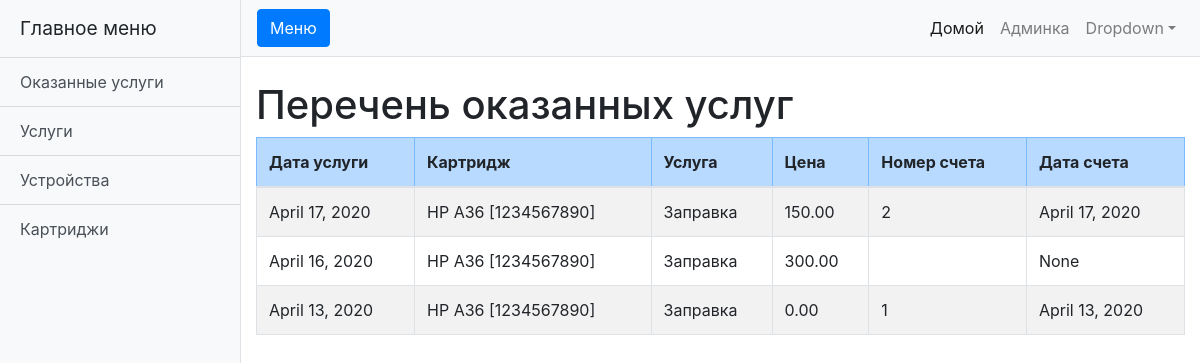
Before: /carefreg/ with the older database file.
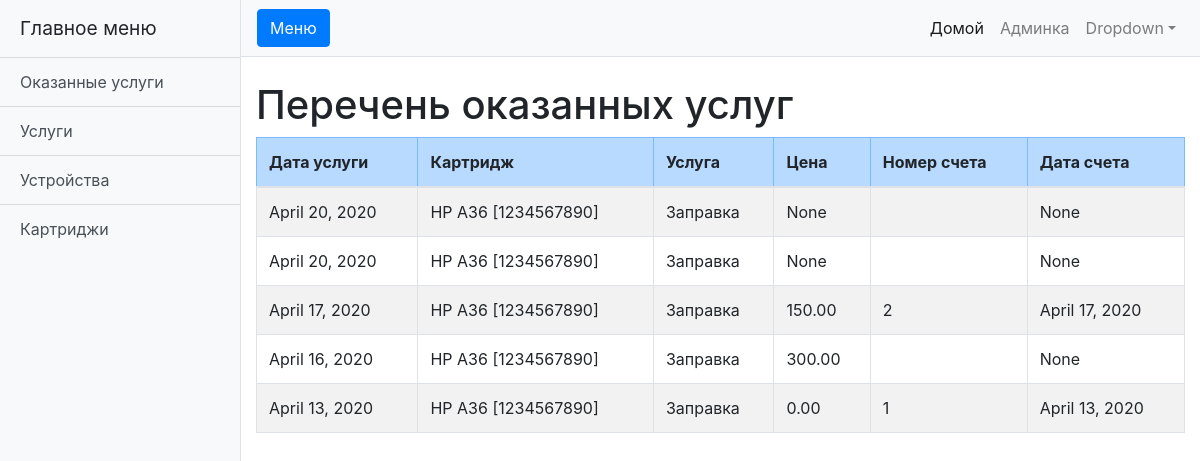
After: the same page with the newer database file.
### carefreg/models.py (models this page shows, shortened)
class ProvidedServices(models.Model):
    service_date = models.DateField('Дата услуги', null = False, blank = False)
    cartridge = models.ForeignKey(Cartridge, on_delete = models.CASCADE, verbose_name = 'Картридж', null = False, blank = False)
    service = models.ForeignKey(Service, on_delete = models.CASCADE, verbose_name = 'Услуга', null = False, blank = False)
    service_price = models.DecimalField('Цена', max_digits = 10, decimal_places = 2, null = True, blank = True)
    invoice_num = models.CharField('Номер счета', max_length = 15, blank = True)
    invoice_date = models.DateField('Дата счета', null = True, blank = True)
    class Meta:
        ordering = ('-service_date',)
        verbose_name = 'Предоставленные услуги'
        verbose_name_plural = 'Предоставленная услуга'

class Cartridge(models.Model):
    cartridge_model = models.ForeignKey(CartridgeModel, on_delete = models.CASCADE, verbose_name = 'Модель картриджа')
    serial_number = models.CharField('Серийный номер', max_length = 50, blank = False, unique = True)
    start_date = models.DateField('Дата начала эксплуатации', null = True, blank = True)
    device = models.ManyToManyField(Device, related_name='cartridges', through='RelCartridgeDevice', through_fields=('cartridge', 'owner_device'))
    def __str__(self):
        return f"{self.cartridge_model} [{self.serial_number}]"
    def current_department(self):
        if not hasattr(self, '_current_device'):
            self._current_device = self.current_device()
        if not self._current_device:
            return None
        return Department.objects.filter(reldevicedepartment__device = self._current_device, reldevicedepartment__rel_date__lte = timezone.now()).order_by('-reldevicedepartment__rel_date').first()
    def current_device(self):
        self._current_device = self.device.filter(relcartridgedevice__rel_date__lte = timezone.now()).order_by('-relcartridgedevice__rel_date').first()
        return self._current_device
    current_department.short_description = 'Текущий отдел'
    current_device.short_description = 'Текущее устройство'
    class Meta:
        verbose_name = 'Картридж'
        verbose_name_plural = 'Картриджи'

class AbstractDeviceModel(models.Model):
    vendor_name = models.CharField('Производитель', max_length = 50, blank = False, unique = False)
    model_name = models.CharField('Модель', max_length = 50, blank = False, unique = False)
    def __str__(self):
        return f"{self.vendor_name} {self.model_name}"
    class Meta:
        abstract = True

class CartridgeModel(AbstractDeviceModel):
    class Meta:
        verbose_name = 'Модель картриджа'
        verbose_name_plural = 'Модели картриджей'

class Service(models.Model):
    service_name = models.CharField('Наименование услуги', max_length = 100, blank = False, unique = True)
    default_price = models.DecimalField('Цена по умолчанию', max_digits = 10, decimal_places = 2, null = False, blank = True)
    def __str__(self):
        return self.service_name
    class Meta:
        verbose_name = 'Услуга'
        verbose_name_plural = 'Услуги'

### carefreg/views.py (the view)
# urls.py: path('', views.IndexView.as_view(), name='index'),
class IndexView(generic.ListView):
    template_name = 'carefreg/index.html'
    context_object_name = 'object_list'
    extra_context = {'page_title' : "Перечень оказанных услуг",}
    extra_context['model_fields'] = {field.name : field.verbose_name for field in ProvidedServices._meta.local_fields if not field.name == 'id'}
    def get_queryset(self):
	    return ProvidedServices.objects.order_by('-service_date')

### carefreg/templatetags/carefreg.py (called while the page is built)
@register.tag()
def get_side_menu(parser, token):
    args = token.split_contents()
    if len(args) < 2:
        raise template.TemplateSyntaxError("%r tag requires at least one argument - name of template variable" % token.contents.split()[0])
    var_name = args[1]
    menu_title = ''
    if len(args) > 2:
        menu_title = args[2]
    return SideMenu(var_name, menu_title)

@register.inclusion_tag('carefreg/table_row.html')
def table_row(obj, fields_list):
    try:
        if isinstance(obj, dict):
            data = {field : obj[field] for field in fields_list}
        else:
            data = {field : getattr(obj, field) for field in fields_list}
    except:
        raise template.TemplateSyntaxError("not all fields of %r exists in given object %r" % (fields_list, obj))
    return {'table_row' : data}

    def render(self, context):
        context[self.var_name] = [
            {'url' : 'carefreg:index', 'title' : 'Оказанные услуги'},
            {'url' : 'carefreg:services', 'title' : 'Услуги'},
            {'url' : 'carefreg:devices', 'title' : 'Устройства'},
            {'url' : 'carefreg:cartridges', 'title' : 'Картриджи'},
        ]
        context['menu_title'] = self.title
        return ''

### carefreg/templates/carefreg/index.html (shortened to what this page needs)
{% extends "carefreg/base.html" %}
{% load carefreg %}
{% block page_title %}
    <h1 class="mt-4">{{ page_title }}</h1>
{% endblock page_title %}
{% block page_content %}
    <table class="table table-striped table-bordered">
        <thead>
        <tr class="table-primary">
        {% for field_name in model_fields.values %}
            <th>{{ field_name }}</th>
        {% endfor %}
        </tr>
        </thead>
        <tbody>
        {% for obj in object_list %}
            {% table_row obj model_fields %}
        {% endfor %}
        </tbody>
    </table>
{% endblock page_content %}

### carefreg/templates/carefreg/base.html (shortened to what this page needs)
{% load static %}
{% load carefreg %}
<!doctype html>
<html lang="ru">
    <head>
        {% block head_css %}
            <link href="{% static 'carefreg/vendor/bootstrap/css/bootstrap.min.css' %}" rel="stylesheet">
            <link href="{% static 'carefreg/css/simple-sidebar.css' %}" rel="stylesheet">
        {% endblock head_css %}
    </head>
    <body>
        <div class="d-flex" id="wrapper">
            {% block sidebar %}
            <div class="bg-light border-right" id="sidebar-wrapper">
                <div class="sidebar-heading">{{ menu_title|default:"Главное меню" }}</div>
                <div class="list-group list-group-flush">
                    {% for menu_item in side_menu_content %}
                    <a href="{% url menu_item.url %}" class="list-group-item list-group-item-action bg-light">{{menu_item.title}}</a>
                    {% endfor %}
                </div>
            </div>
            {% endblock sidebar %}
            <div id="page-content-wrapper">
                <nav class="navbar navbar-expand-lg navbar-light bg-light border-bottom">
                    <button class="btn btn-primary" id="menu-toggle">Меню</button>
                    <div class="collapse navbar-collapse" id="navbarSupportedContent">
                        <ul class="navbar-nav ml-auto mt-2 mt-lg-0">
                            <li class="nav-item active">
                                <a class="nav-link" href="{% url "carefreg:index" %}">Домой<span class="sr-only">(current)</span></a>
                            </li>
                            <li class="nav-item">
                                <a class="nav-link" href="/admin/">Админка</a>
                            </li>
                            <li class="nav-item dropdown">
                                <a class="nav-link dropdown-toggle" href="#" id="navbarDropdown" role="button" data-toggle="dropdown" aria-haspopup="true" aria-expanded="false">Dropdown</a>
                            </li>
                        </ul>
                    </div>
                </nav>
                <div class="container-fluid">
                {% block page_title %}{% endblock page_title %}
                {% block page_content %}{% endblock page_content %}
                </div>
            </div>
        </div>
    </body>
</html>

### carefreg/templates/carefreg/table_row.html
<tr>
    {% for val in table_row.values %}
    <td>{{ val }}</td>
    {% endfor %}
</tr>

### carefreg/static/carefreg/css/simple-sidebar.css (style rules this page uses)
body { overflow-x: hidden; }
#sidebar-wrapper { min-height: 100vh; margin-left: -15rem; -webkit-transition: margin .25s ease-out; -moz-transition: margin .25s ease-out; -o-transition: margin .25s ease-out; transition: margin .25s ease-out; }
#sidebar-wrapper .sidebar-heading { padding: 0.875rem 1.25rem; font-size: 1.2rem; }
#sidebar-wrapper .list-group { width: 15rem; }
#page-content-wrapper { min-width: 100vw; }
@media (min-width: 768px) { #sidebar-wrapper { margin-left: 0; } }
@media (min-width: 768px) { #page-content-wrapper { min-width: 0; width: 100%; } }

Changed rows visible on the page:
added ProvidedServices: values "April 20, 2020" "None" "None", Cartridge (cartridge_model+serial_number "HP A36 [1234567890]"), Service (service_name "Заправка")
added ProvidedServices: values "April 20, 2020" "None" "None", Cartridge (cartridge_model+serial_number "HP A36 [1234567890]"), Service (service_name "Заправка")
